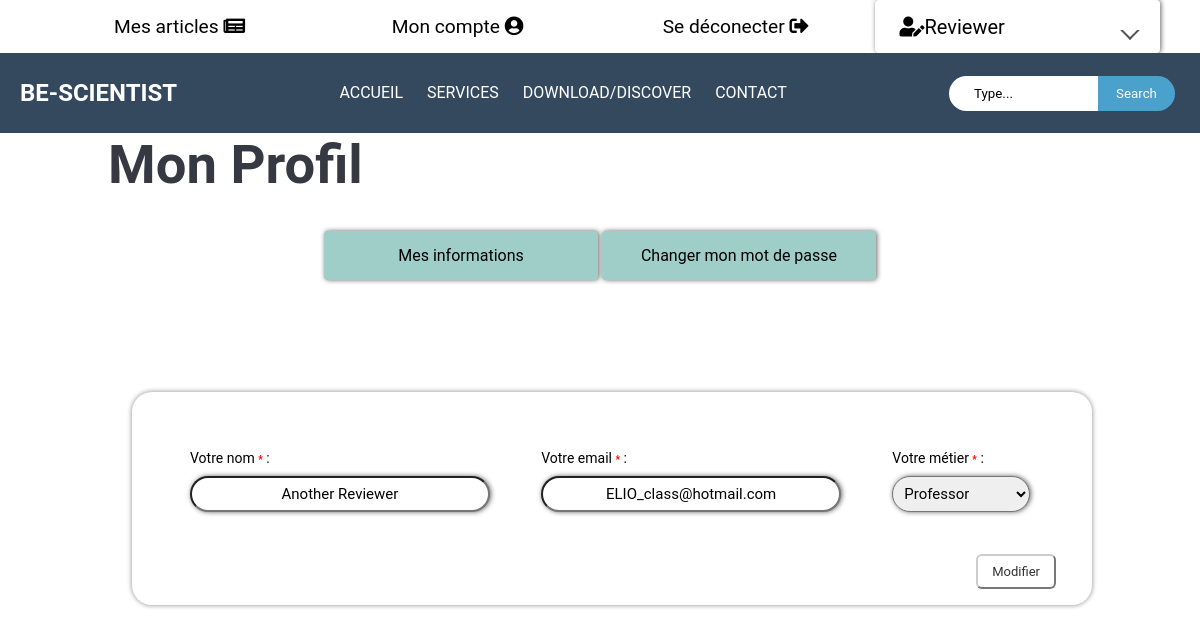
Screenshot of /pfe/myaccount.php (signed in) with the database file from the repository.
### tables this page shows
CREATE TABLE `user` (
  `user_id` int(11) NOT NULL,
  `name` varchar(30) NOT NULL,
  `email` varchar(50) NOT NULL,
  `password` varchar(255) NOT NULL,
  `job` varchar(30) DEFAULT NULL,
  `type` varchar(1) NOT NULL,
  `email_verified` tinyint(1) NOT NULL DEFAULT '0',
  `created_at` timestamp NOT NULL DEFAULT CURRENT_TIMESTAMP
);

### pfe/Classes/Model.php (called while the page is built, shortened)
<?php
    class Model {
        protected static function findBy($value, $column, $table_name) {
            $conn = Database::getConnection();
            $query = "select distinct * from ". $table_name ." where $column = '$value'";
            $stmt = $conn->prepare($query);
            $stmt->execute();
            $data = $stmt->fetchAll();
            return count($data) ? $data[0] : null;
        }
    }
?>

### pfe/Classes/User.php (called while the page is built, shortened)
<?php
    class User extends Model {
        protected $name;
        protected $email;
        protected $job;
        public function __construct()
        {
            $this->name = null;
            $this->email = null;
            $this->job = null;
        }
        public function setName($name) : void { $this->name = $name; }
        public function setEmail($email) : void { $this->email = $email; }
        public function setJob($job) : void { $this->job = $job; }
        public function getName() : string { return $this->name; }
        public function getEmail() : string { return $this->email; }
        public function getJob() : string { return $this->job; }
        public static function findBy($value, $column = 'user_id', $table_name = 'user') {
            $data = parent::findBy($value, $column, $table_name);
            if($data != null) {
                switch(strtoupper($data['type'])) {
                    case 'R':
                        $user = new Reviewer();
                        break;
                }
                $user->setId($data['user_id']);
                $user->setName($data['name']);
                $user->setEmail($data['email']);
                $user->setPassword($data['password']);
                $user->setJob($data['job']);
                $user->setEmailVerified($data['email_verified']);
                $user->setCreatedAt($data['created_at']);
                return $user;
            } else {
                return null;
            }
        }
    }
?>

### pfe/myaccount.php (the view, shortened to what this page needs)
<?php
	$user = User::findBy($_SESSION['user_id']);
?>
<!doctype html>
<html>
	<head>
		<link rel="stylesheet" href="styles/style.css">
	</head>
	<body>
		<?php require_once('includes/menu.php'); ?>
		<?php include('includes/nav_bar.php'); ?>
		<h1 id="TPR">Mon Profil</h1>
		<div class="A_menu">
			<div class="champ" id="d1-champ" onclick="chng(0)">Mes informations </div>
			<div class="champ" id="d2-champ" onclick="chng(1)">Changer mon mot de passe </div>
		</div>
		  <div class="MonP" id="MI" >
				<form action="actions/updateUser.php" method="POST">
					<table class="MesI">
						<tr>
							<td>
								<label for="in">Votre nom <b>*</b> : </label><br>
								<input type="text" class="input2" placeholder="Name" id="in" value="<?= $user->getName() ?>" name="update_name" required>
							</td>
							<td>
								<label for="ie">Votre email <b>*</b> : </label><br>
								<input type="email" class="input2" placeholder="Email Address" id="ie" value="<?= $user->getEmail() ?>" name="update_email" required>
							</td>
							<td >
								<label for="im">Votre métier <b>*</b> : </label><br>
								<select class="input2" id="im" name="update_job">
									<option value="Professor" <?php if(strtolower($user->getJob()) == 'professor') echo 'selected'; ?> >Professor</option>
								</select>
							</td>
						</tr>
					</table>
					<input id="inscription" type="submit" class="mod_btn" value="Modifier" style="margin-top:10px;" name="update_submit">
				</form>
		  </div>
	</body>
</html>

### pfe/styles/style.css (style rules this page uses)
* { margin: 0; padding: 0; font-family: "montserrat",sans-serif; }
* { box-sizing:border-box }
* { margin: 0; padding: 0; box-sizing: border-box; list-style: none; font-family: 'Montserrat', sans-serif; }
.A_menu { display: -webkit-flex; display: -moz-flex; display: -ms-flex; display: -o-flex; display: flex; flex-wrap:wrap; justify-content:center; align-items:center; margin: 0; padding: 0; box-sizing: border-box; list-style: none; font-family: 'Montserrat', sans-serif; }
.champ { position: relative; display: -webkit-flex; display: -moz-flex; display: -ms-flex; display: -o-flex; display: flex; flex-direction: column; align-items: center; justify-content: center; width: 274px; height: auto; border-radius: 4px; background-color: #9fcdc7; text-align: center; margin: 2px; padding: 15px; box-shadow: 1px 0 5px 0 rgba(0,0,0,0.6); }
* { margin: 0; padding: 0; box-sizing: border-box; outline: none; font-family: 'Roboto', sans-serif; }
body { background: url('bg.jpg') no-repeat top center; background-size: cover; height: 100vh; }
.input2 { width:97%; font-size: 15px; outline:none; position: relative; display: -webkit-flex; display: -moz-flex; display: -ms-flex; display: -o-flex; display: flex; flex-direction: column; align-items: center; justify-content: center; border-radius: 50px; backgroud-color: #fff; text-align: center; top:10px; padding: 7px; box-shadow: 1px 0 5px 0 rgba(0,0,0,0.6); }
.MonP { position: absolute; top: 49%; right: 9%; padding: 36px; box-shadow: 0px 0px 4px 1px #00000055; border-radius: 20px; width: 80%; }
td { padding: 20px; font-size: 14px !important; }
.MesI { width:100%; }
.mod_btn { float: right !important; padding: 8px 14px; font-size: 13px; border-radius: 6px; color: #333; background-color: #fff; border-color: #ccc; transform: translateY(20px); }
b { color:red; font-size: 10px; }
#TPR { margin-top: 80px; padding: 0px 9% 33px; color: #363842; font-size: 3.4em; }

### rows the page displays
user: update_name "Another Reviewer", update_email "ELIO_class@hotmail.com", update_job "Professor"

### other values shown
$type "Reviewer"
